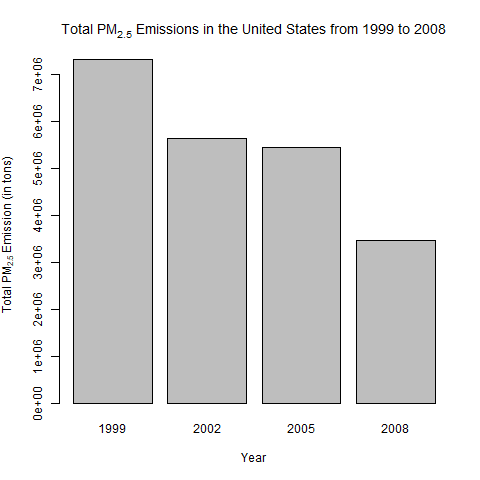

R code for this plot:
## read data
source("read_data.R")

## plot1
png(filename = "plot1.png",width = 480, height = 480, units = "px")
q1 <- with(NEI, tapply(Emissions, year, sum, na.rm = T))
d1 <- data.frame(year = names(q1), total = q1)
with(d1, barplot(total~year, main = expression('Total PM'[2.5]*" Emissions in the United States from 1999 to 2008"),xlab = "Year", ylab = expression('Total PM'[2.5]*" Emission (in tons)")))
dev.off()